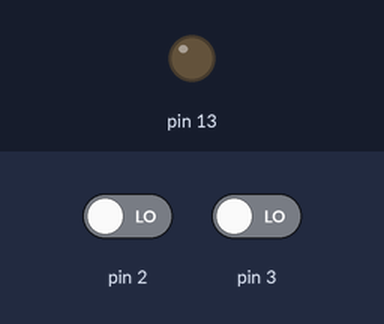
The sketch below on a simulated Arduino Uno, built with avr-gcc and run on an emulated ATmega328P. Shown: output pins drawn as LEDs (lit = HIGH). Inputs (shaded band) come from the test bench; at power-on: pin 2 LOW, pin 3 LOW.

Above: at 1.2 s.
1.3 s: pin 2 driven HIGH
At 2.5 s:
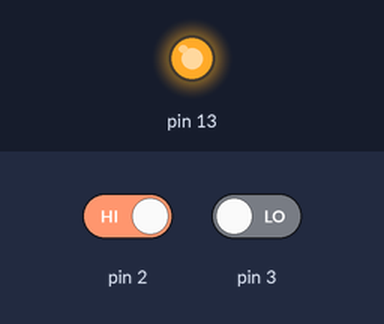
2.8 s: pin 2 driven LOW
At 3.7 s:
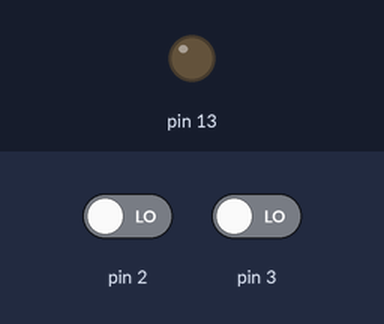
4.3 s: pin 3 driven HIGH
At 4.9 s:
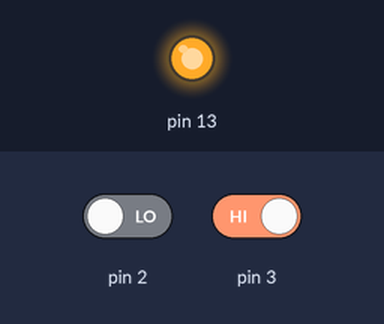
Timing chart, 0 to 7.3 s (numbered marks = the images above; inputs shaded):
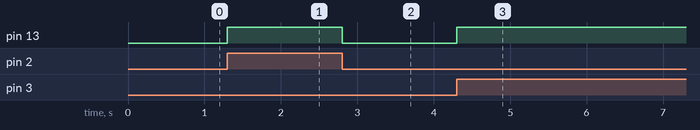

Measured:
- after the input at 1.3 s, pin 13: LOW → HIGH at once
- after the input at 2.8 s, pin 13: HIGH → LOW at once
- after the input at 4.3 s, pin 13: LOW → HIGH at once

The sketch:

Estudo_das_portas_logicas_if_else_or.ino
```cpp
/**
   Estudo das portas lógicas
   @author Fabio Dias
*/void setup() {
  pinMode (13, OUTPUT);
  pinMode (2, INPUT);
}

void loop() {
  if (digitalRead(2) == HIGH || digitalRead(3)==HIGH) {//Um ou otro botão acenderá o led (OR --> ||)
    digitalWrite (13, HIGH);
  } else {
    digitalWrite (13, LOW);//se o botão não estiver precionado condição desligado
  }
}
```
